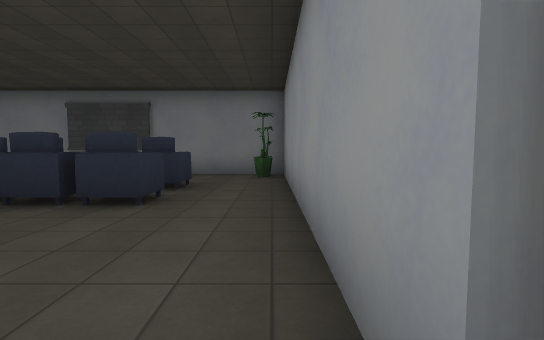
[1] (above)

24 first-person views from a walk through a Godot game level. The camera is 1.4 m above the floor, tilts 4° down and sees 85° across. The floor is counted in squares, 2 m on a side. Each view is taken from the middle of a square. On the plan, view 1 faces up. The plan holds only what a view shows up to about 10 squares ahead; the rest is blank. The place goes on beyond the plan. Surface patterns are stand-ins for the level's own textures.

[2]
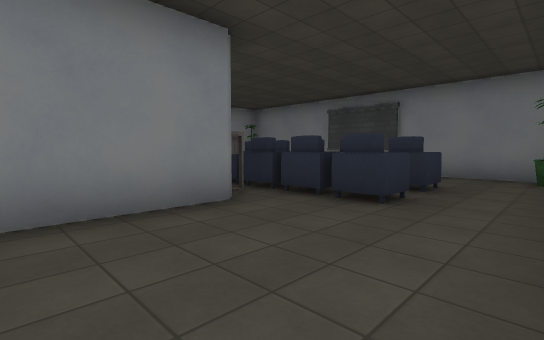

[3]
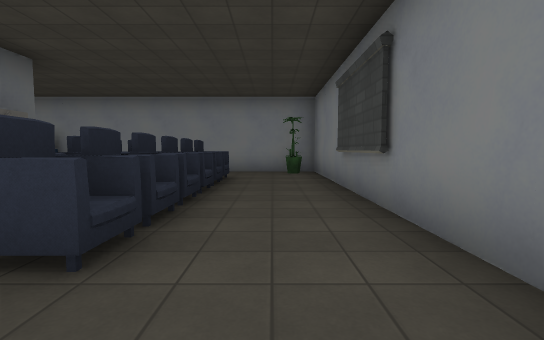

[4]
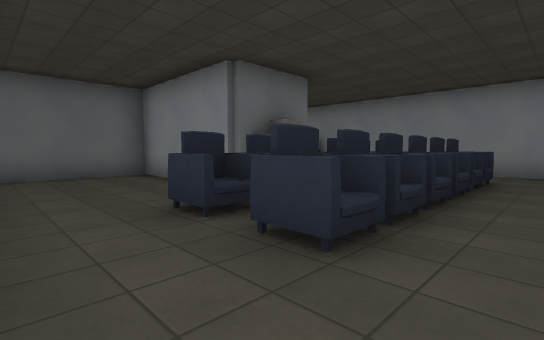

[5]
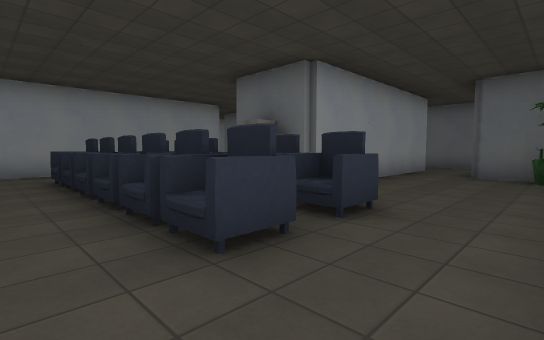

[6]
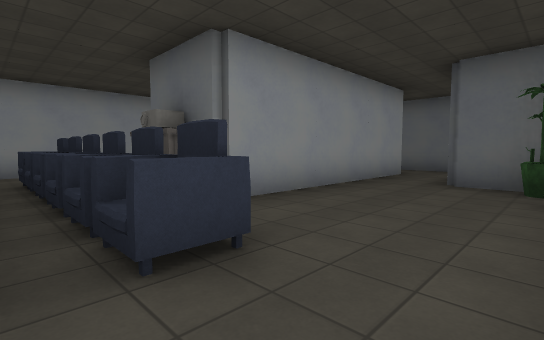

[7]
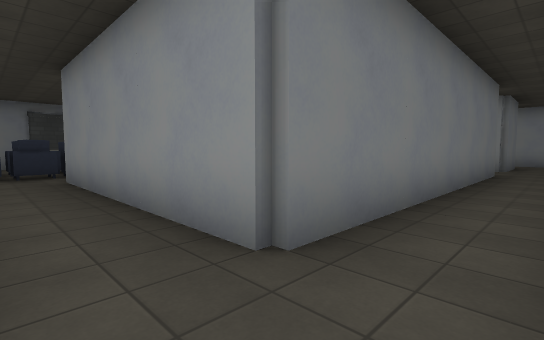

[8]
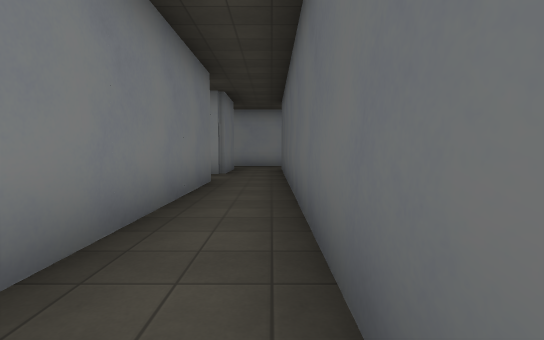

[9]
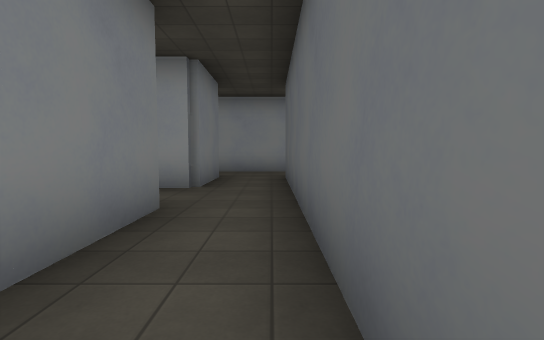

[10]
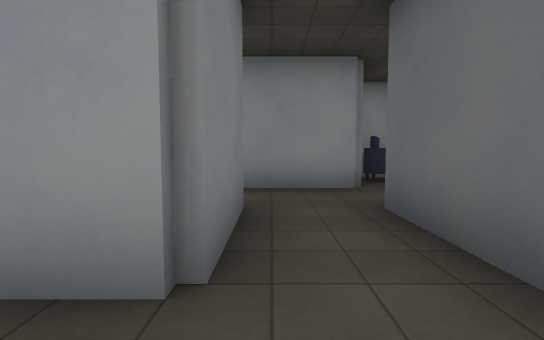

[11]
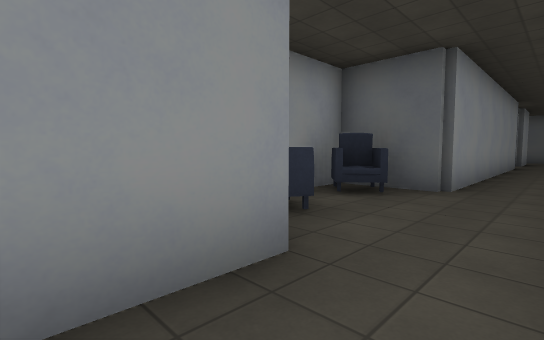

[12]
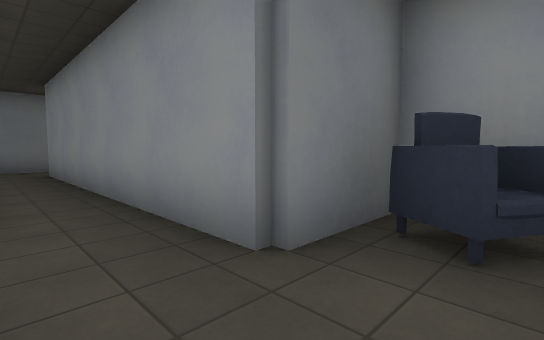

[13]
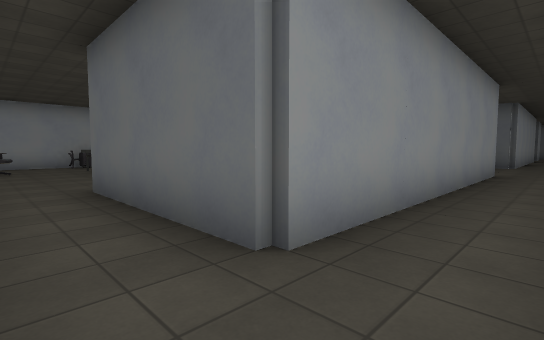

[14]
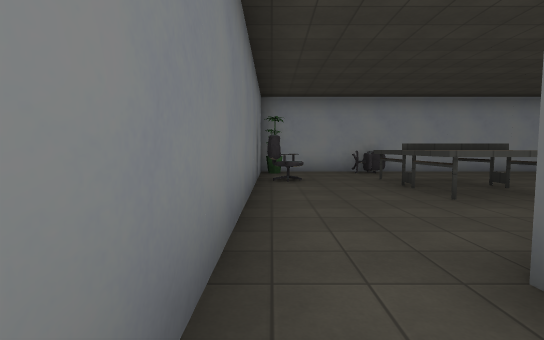

[15]
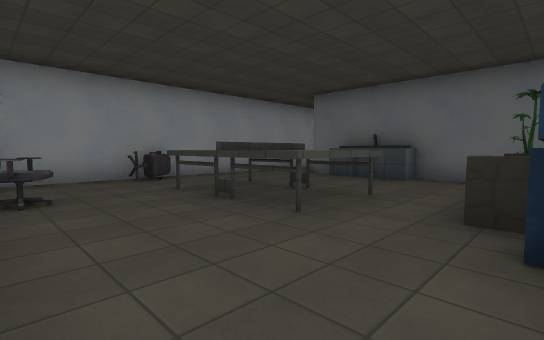

[16]
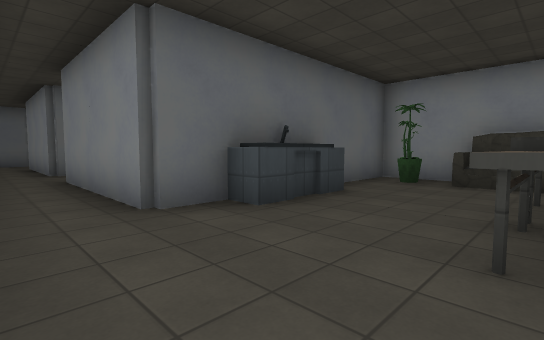

[17]
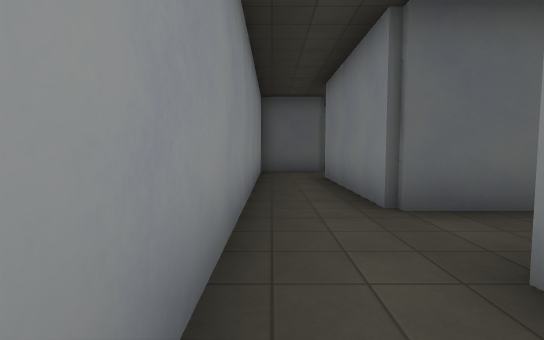

[18]
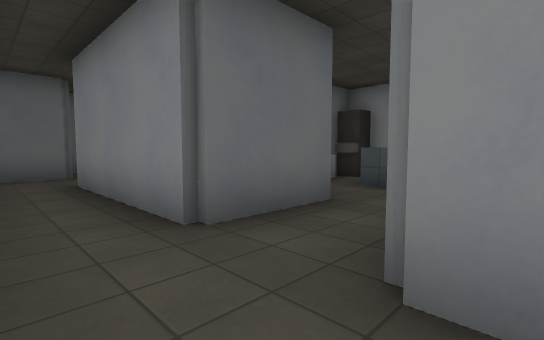

[19]
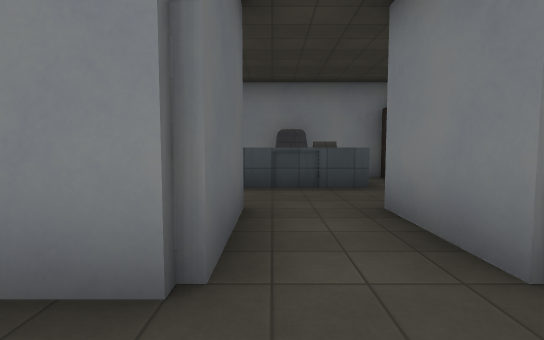

[20]
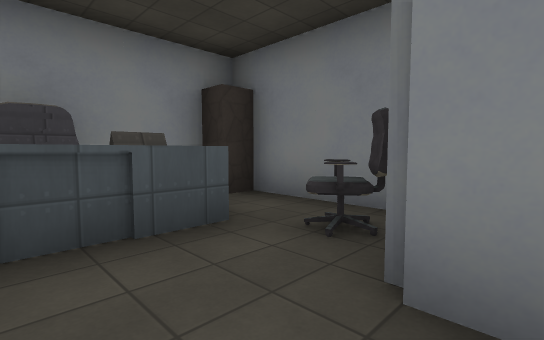

[21]
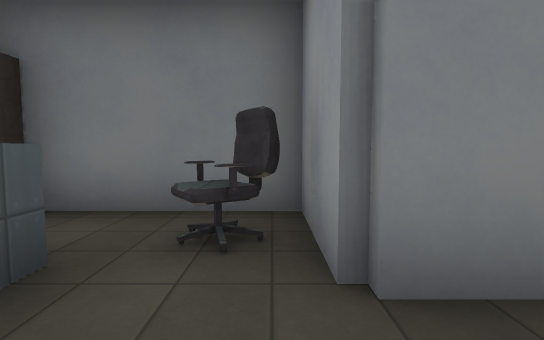

[22]
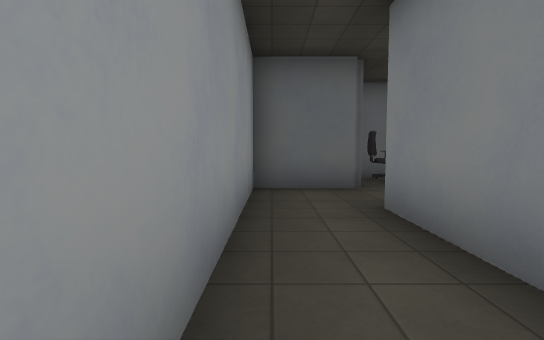

[23]
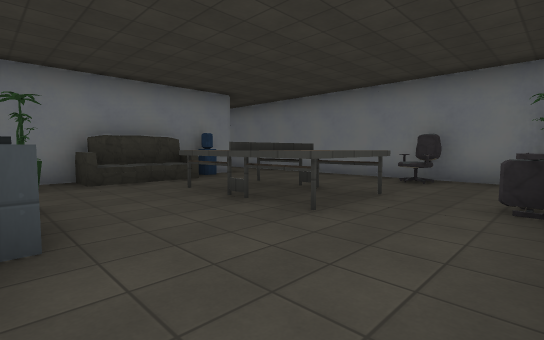

[24]
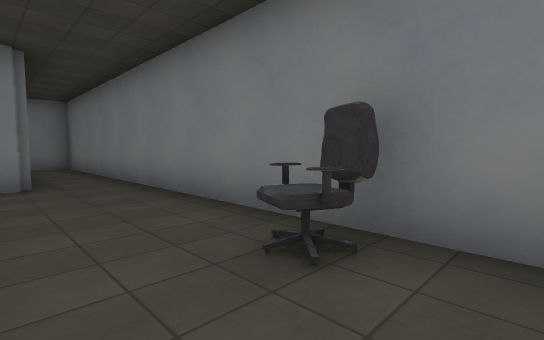

### Floor plan
Key: @ floor where view 1 was taken; # wall or solid block; . floor; ^ raised ledge; A armchair; O other object.
Columns run from 10 left of view 1 to 21 right of it. Each row starts with its distance up from view 1.
  9  ##########
  8 ##........##
  7 #..........#
  6 #..AAAAAA..#
  5 #..........#    ###############
  4 #..AAAAAA..#    #...........#.##
  3 #....##....#    #..............#
  2 #....##....#     ..#####.......#
  1  ....##....#     ..#   #.^^^^.##
  0  #...##...@      ..#   #.^^^^..#
 -1  #...##....      ..#   #.......#
 -2  ##..######      ..#  ##.......#
 -3    ..########..##..#  #...##...#
 -4    ................#  #######..#
 -5    ................#   ######..#
 -6     #############..AA ##...##..#
 -7                  ..AA #...###..#
 -8                  ...A #.O......#
 -9                  ..AA ##^......#
-10                  ..#   #^..##..#
-11                  ..#   #O   #..#
-12                  ..#        #..#
-13                  ..#        #..#
-14                  ..#        ...#
-15                   .#        ...#
-16                   .#        ####
-17                   .#       ^#

Where each view was taken, in squares from view 1:
view 1: 0 up, 0 right, facing up
view 2: 0 up, 0 right, facing up-left
view 3: 7 up, 0 right, facing left
view 4: 7 up, 0 right, facing down-left
view 5: 7 up, 9 left, facing down-right
view 6: 5 up, 9 left, facing down-right
view 7: 5 down, 7 left, facing up-right
view 8: 5 down, 4 left, facing right
view 9: 5 down, 1 left, facing right
view 10: 4 down, 3 right, facing right
view 11: 4 down, 7 right, facing down-right
view 12: 7 down, 7 right, facing up-right
view 13: 4 up, 7 right, facing down-right
view 14: 4 up, 11 right, facing right
view 15: 4 up, 13 right, facing down-right
view 16: 0 up, 20 right, facing down-left
view 17: 6 down, 20 right, facing down
view 18: 7 down, 20 right, facing down-left
view 19: 9 down, 20 right, facing left
view 20: 9 down, 17 right, facing up-left
view 21: 9 down, 16 right, facing up
view 22: 10 down, 20 right, facing down
view 23: 3 down, 20 right, facing up-left
view 24: 2 up, 19 right, facing up-left
